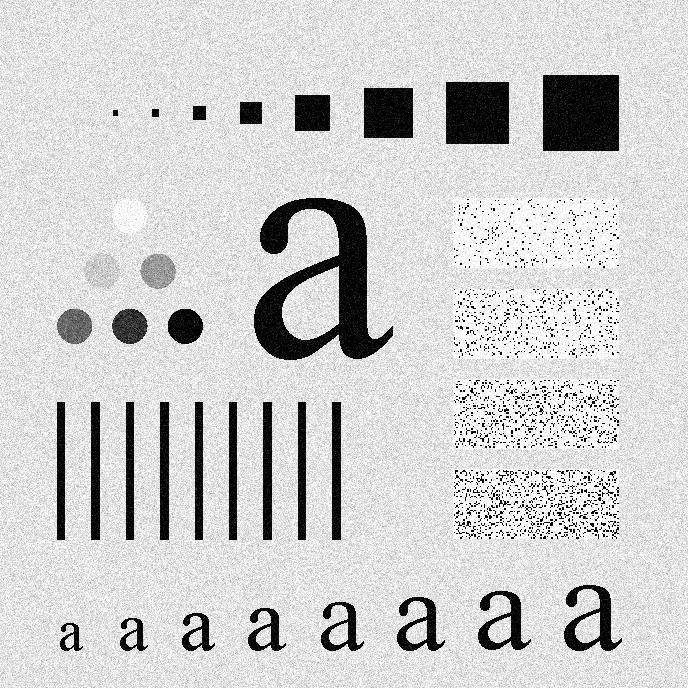
#> input picture Assignment_3/manogna_sreenivas/Data/images/noisy.tif, 688 x 688 px; the run also reads 1 picture not shown here
$ python Wrapper.py
#> lines starting #> are read from the running program, lines starting #| are printed output that depends on the picture
#> in problem1, im_noisy is the input picture: shape (688, 688); min 0, max 255, mean 206.7
### Assignment_3/manogna_sreenivas/src/manogna_sreenivas/helper.py
import numpy as np


def get_padded_image(bin_image: np.ndarray, kernel: int) -> np.ndarray:
#> called with kernel = 5
    h, w = bin_image.shape
#> h = 688; w = 688
    pad = int(kernel / 2)
    padded_im = np.ones((h + kernel - 1, w + kernel - 1))
    padded_im[pad:pad + h, pad:pad + w] = bin_image
    # pad rows at the top and bottom
    padded_im[:pad] = padded_im[pad]
    padded_im[-pad:] = padded_im[-pad - 1]
    # pad columns at the left and right end
    padded_im[:, :pad] = np.expand_dims(padded_im[:, pad], 1)
    padded_im[:, -pad:] = np.expand_dims(padded_im[:, -pad - 1], 1)
    return padded_im


def get_distance_matrix(im_size):
    h, w = im_size
    indices = np.indices(im_size)
    D = np.sqrt((indices[0] - h / 2) ** 2 + (indices[1] - w / 2) ** 2)
    return D


def freq_filter(image, H):  #Filtering in frequency domain
    f_image = np.fft.fft2(image)                    #get fft of image
    f_centered = np.fft.fftshift(f_image)           #shift dc value to center
    f_inv_center = np.fft.ifftshift(f_centered * H) #filter and shift back dc value to 0
    im_filtered = np.fft.ifft2(f_inv_center)        #take inverse fft
    im_filtered = np.real(im_filtered)
    return im_filtered


def min_mse(g, h):
    K = np.sum(h * g) / np.sum(h * h)
    return [K, h * K]

### Assignment_3/manogna_sreenivas/src/manogna_sreenivas/AllFunctions.py
# This file should contain all the functions required by Wrapper.py

import numpy as np
import skimage
from skimage.filters import rank
from skimage.util import img_as_float

from manogna_sreenivas.helper import get_padded_image, get_distance_matrix, freq_filter


def average_filter(image: np.ndarray, kernel: int) -> np.ndarray:
    padded_im = get_padded_image(image, kernel)
    sum_image=np.zeros(image.shape)
    h,w=image.shape
#> h = 688; w = 688
    for k_h in range(kernel):
        for k_w in range(kernel):
            sum_image += padded_im[k_h:k_h + h, k_w:k_w + w]
    avg_image = sum_image/(kernel**2)
    return np.uint8(avg_image)


def highboost_filter(image: np.ndarray, k: float) -> np.ndarray:
    image = img_as_float(image)
    im_blur = skimage.filters.gaussian(image, sigma=3)
    im_filtered = (1 + k) * image - k * im_blur
    im_filtered = np.clip(im_filtered, 0, 1)
    return im_filtered


def get_sinusoidal_image(size: tuple, freq: tuple):
    indices = np.indices(size)
    M, N = size
    u_0, v_0 = freq
    theta = 2 * np.pi * ((u_0 * indices[0]) / M + (v_0 * indices[1]) / N)
    im_sine = np.sin(theta)
    return im_sine


def freq_domain_filter(image: np.ndarray, type='Gaussian', D0=100) -> np.ndarray:
    im_size = image.shape
    D = get_distance_matrix(im_size)

    # Get filter coefficients H(u,v)
    H = np.zeros(im_size)
    if type == 'Ideal_lowpass':
        H[np.where(D <= D0)] = 1
    elif type == 'Gaussian':
        H = np.exp(-1 * (D ** 2) / (2 * (D0 ** 2)))

    # Get image after filtering in frequency domain
    im_filtered = freq_filter(image, H)
    im_filtered = np.clip(im_filtered, 0, 255)
    return im_filtered


def homomorphic_filter(image: np.ndarray, param=[2, 0.5, 50]) -> np.ndarray:
    D = get_distance_matrix(image.shape)

    # Get filter coefficients H(u,v)
    gH, gL, D0 = param
    H = (gH - gL) * (1 - np.exp(-1 * (D ** 2) / (2 * (D0 ** 2)))) + gL

    # Transform image to log domain
    image = np.array(image, dtype='float')
    log_image = np.log(image + 1)

    # Get image after filtering in frequency domain
    filtered_im = freq_filter(log_image, H)

    # Get actual pixel values from log domain using exp
    filtered_im = np.exp(filtered_im)
    filtered_im = (filtered_im - np.min(filtered_im)) / (np.max(filtered_im) - np.min(filtered_im)) * 255
    return filtered_im

### Assignment_3/manogna_sreenivas/src/Wrapper.py
# Wrapper file to test all functions
from pathlib import Path

import numpy as np
import skimage.io
from matplotlib import pyplot as plt
from skimage import img_as_float
from skimage.filters import rank
from skimage.morphology import square

from manogna_sreenivas.AllFunctions import average_filter, highboost_filter, get_sinusoidal_image, \
    freq_domain_filter, homomorphic_filter
from manogna_sreenivas.helper import min_mse

noisy_path = Path('../Data/images/noisy.tif')
characters_path = Path('../Data/images/characters.tif')
pet_path = Path('../Data/images/PET_image.tif')


def problem1():
    im_noisy = skimage.io.imread(noisy_path)

    # Square average filtering using mask size 5, 10, 15
    filtered_5 = average_filter(im_noisy, 5)
    filtered_10 = average_filter(im_noisy, 10)
    filtered_15 = average_filter(im_noisy, 15)
#> call 3 of average_filter, with kernel = 15
#> after the loop in average_filter (call 3), `for k_h in range(kernel):`:
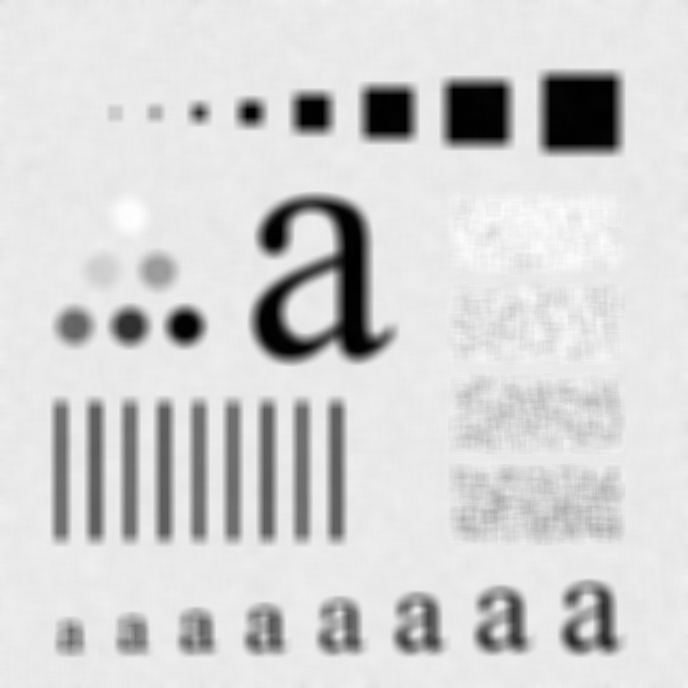
#> sum_image: shape (688, 688) float64; min 1304, max 55796, mean 46510.6; drawn with min black and max white

    plt.subplot(121, title='Original image')
    plt.imshow(im_noisy, cmap='gray', vmin=0, vmax=255, interpolation=None)
    plt.subplot(122, title='5x5 Mask')
    plt.imshow(filtered_5, cmap='gray', vmin=0, vmax=255, interpolation=None)
    plt.show()

    plt.subplot(121, title='10x10 Mask')
    plt.imshow(filtered_10, cmap='gray', vmin=0, vmax=255, interpolation=None)
    plt.subplot(122, title='15x15 Mask')
    plt.imshow(filtered_15, cmap='gray', vmin=0, vmax=255, interpolation=None)
    plt.show()

    im_characters = skimage.io.imread(characters_path)
    im_characters = img_as_float(im_characters)

    # Sweep over (0,2) to get best K for highboost filtering
    K = np.arange(0, 2, 0.1)
    mse = np.zeros(K.shape)
    image = filtered_5
    for i in range(K.shape[0]):
        im_highboost = highboost_filter(image, k=K[i])
        mse[i] = np.sum((im_highboost - im_characters) ** 2)
#> after the loop, mse = 20 values, max 6898.1 at index 0, min 6500.9 at index 9, mean 6619.6

    mse = mse / (image.shape[0] * image.shape[1])
#> mse = 20 values, max 0.0146 at index 0, min 0.0137 at index 9, mean 0.014
    K_best = K[np.argmin(mse)]
#> K_best = 0.9
    im_highboost = highboost_filter(image, k=K_best)

    print(f'Best K obtained for high boost filtering is {K_best}')
#| Best K obtained for high boost filtering is 0.9

    # Plot ref and output images, MSE vs K
    plt.subplot(131, title='Input denoised image')
    plt.imshow(img_as_float(image), cmap='gray', vmin=0, vmax=1, interpolation=None)
    plt.subplot(132, title=f'Highboost filtered image K = {K_best}')
    plt.imshow(im_highboost, cmap='gray', vmin=0, vmax=1, interpolation=None)
    plt.subplot(133, title='Reference image')
    plt.imshow(im_characters, cmap='gray', vmin=0, vmax=1, interpolation=None)

    plt.show()
    plt.plot(K, mse)
    plt.title('% MSE Vs K')
    plt.show()
#> figure, not shown here; curve peaks at x = 0, y = 0.0146

    return


def problem2():
    im_sine = get_sinusoidal_image((1001, 1001), (100, 200))

    # Perform fft and get magnitude frequency spectrum
    dft = np.fft.fft2(im_sine)
    dft_shift = np.fft.fftshift(dft)

    # Apply log and normalize to visualize fft
    mag_spectrum = np.log(1 + np.abs(dft_shift))
    print(f'Peaks in magnitude fourier spectrum are at {np.where(mag_spectrum == np.max(mag_spectrum))}')
    M = np.max(mag_spectrum)
    m = np.min(mag_spectrum)
    mag_spectrum = 255 / (M - m) * (mag_spectrum - m)
    mag_spectrum = np.array(mag_spectrum, dtype=np.uint8)

    # Plot sinusoidal image and its fft
    plt.subplot(121, title=f'Sinusoidal image (u,v) = {100, 200}')
    plt.imshow(im_sine, cmap='gray', interpolation=None)
    plt.subplot(122, title='Magnitude spectrum')
    plt.imshow(mag_spectrum, cmap='gray', interpolation=None)
    plt.show()
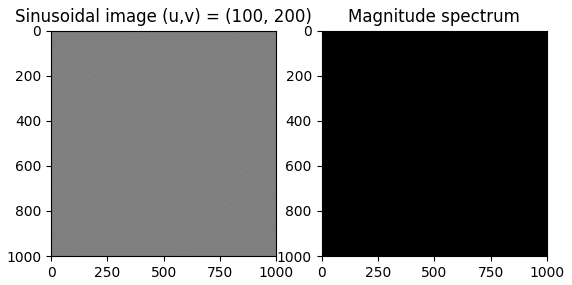
#> figure drawn by matplotlib, 2 panels

    # Filtering in frequency domain
    im_characters = skimage.io.imread(characters_path)
    ilpf_characters = freq_domain_filter(im_characters, type='Ideal_lowpass')
#> in freq_filter, `im_filtered = np.real(im_filtered)`:
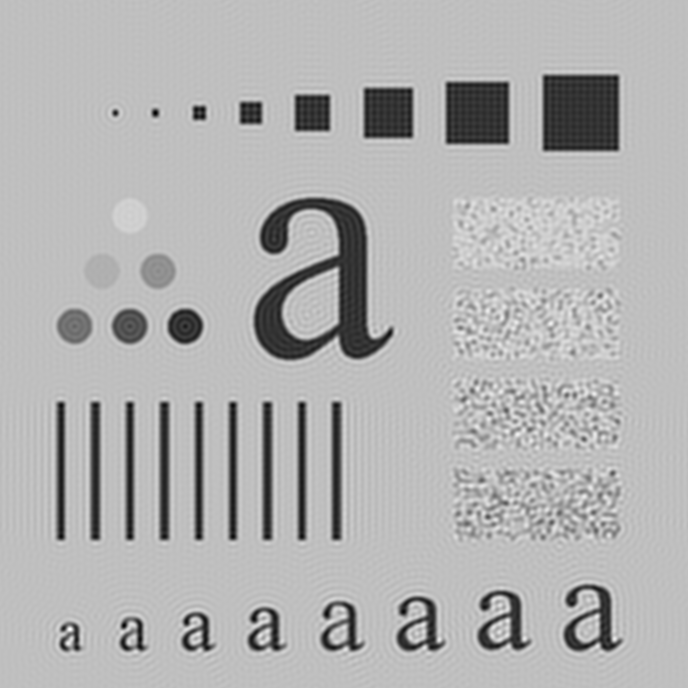
#> im_filtered: shape (688, 688) float64; min -83.33, max 332.8, mean 207.3; drawn with min black and max white
    gaussian_characters = freq_domain_filter(im_characters, type='Gaussian')
    plt.subplot(121, title='Ideal low pass filter')
    plt.imshow(ilpf_characters, cmap='gray', vmin=0, vmax=255, interpolation=None)
    plt.subplot(122, title='Gaussian low pass filter')
    plt.imshow(gaussian_characters, cmap='gray', vmin=0, vmax=255, interpolation=None)
    plt.show()
    return


def problem3():
    im_pet = skimage.io.imread(pet_path)
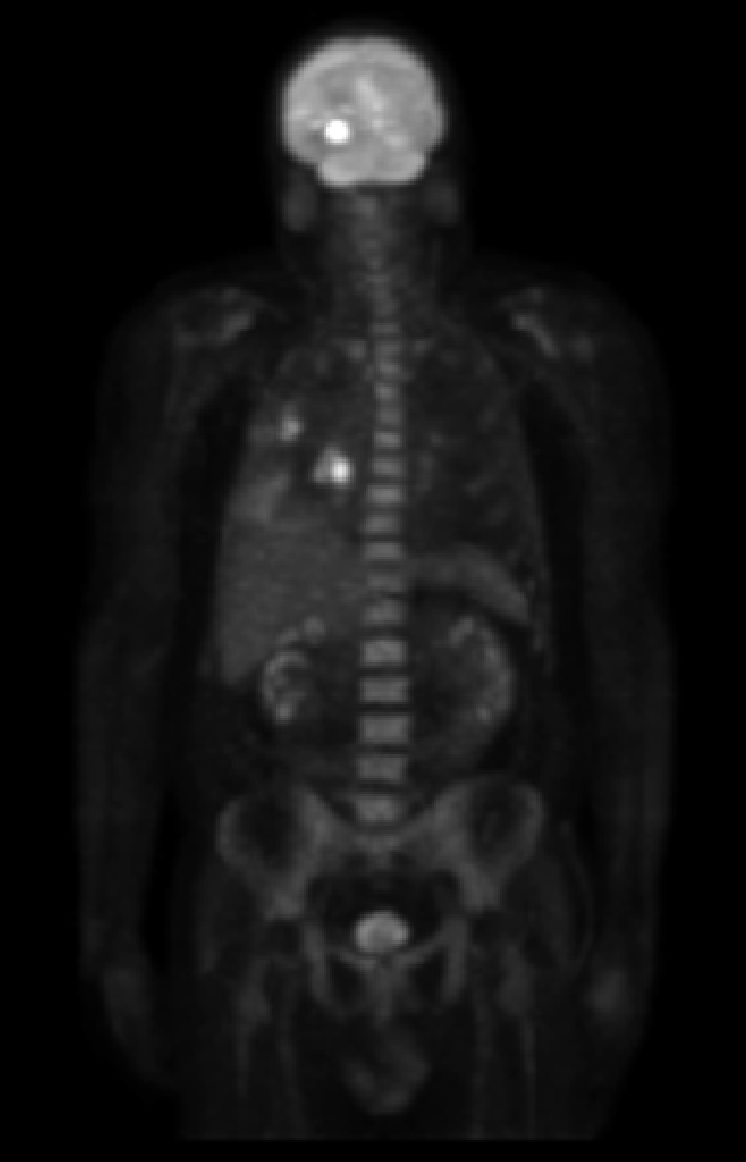
#> input picture Assignment_3/manogna_sreenivas/Data/images/PET_image.tif, 746 x 1162 px
#> im_pet is the input picture: shape (1162, 746); min 0, max 255, mean 19.4
    param = [2, 0.5, 25]  # param = [gH,gL,D0]
    im_pet_filtered1 = homomorphic_filter(im_pet, param=param)
#> in homomorphic_filter, `log_image = np.log(image + 1)`:
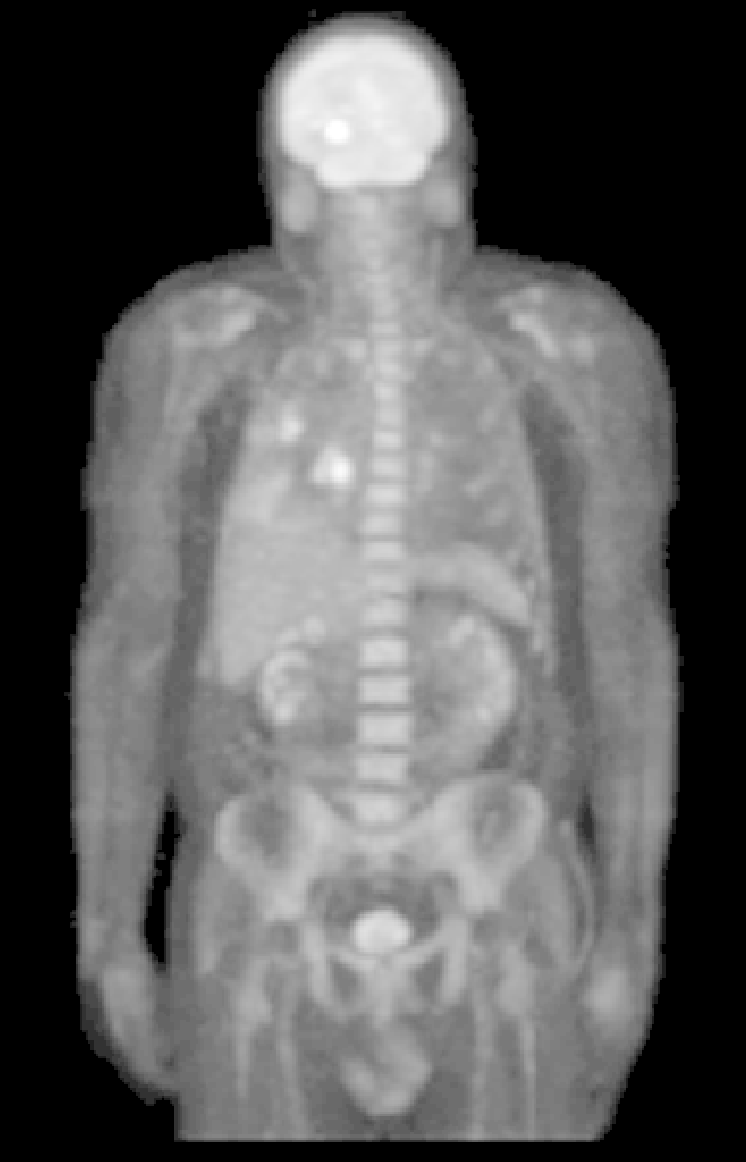
#> log_image: shape (1162, 746) float64; min 0, max 5.55, mean 2; drawn with min black and max white
#> in freq_filter (call 3), `im_filtered = np.real(im_filtered)`:
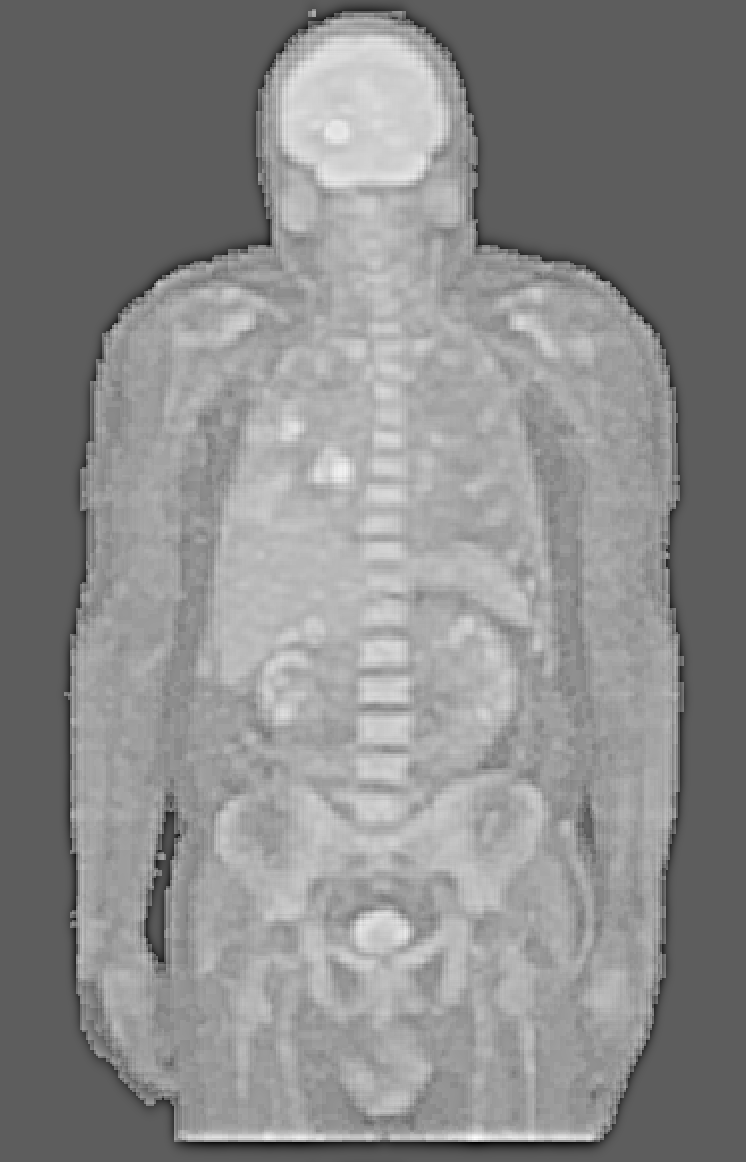
#> im_filtered: shape (1162, 746) float64; min -2.08, max 3.58, mean 0.998; drawn with min black and max white
#> in homomorphic_filter, `filtered_im = np.exp(filtered_im)`:
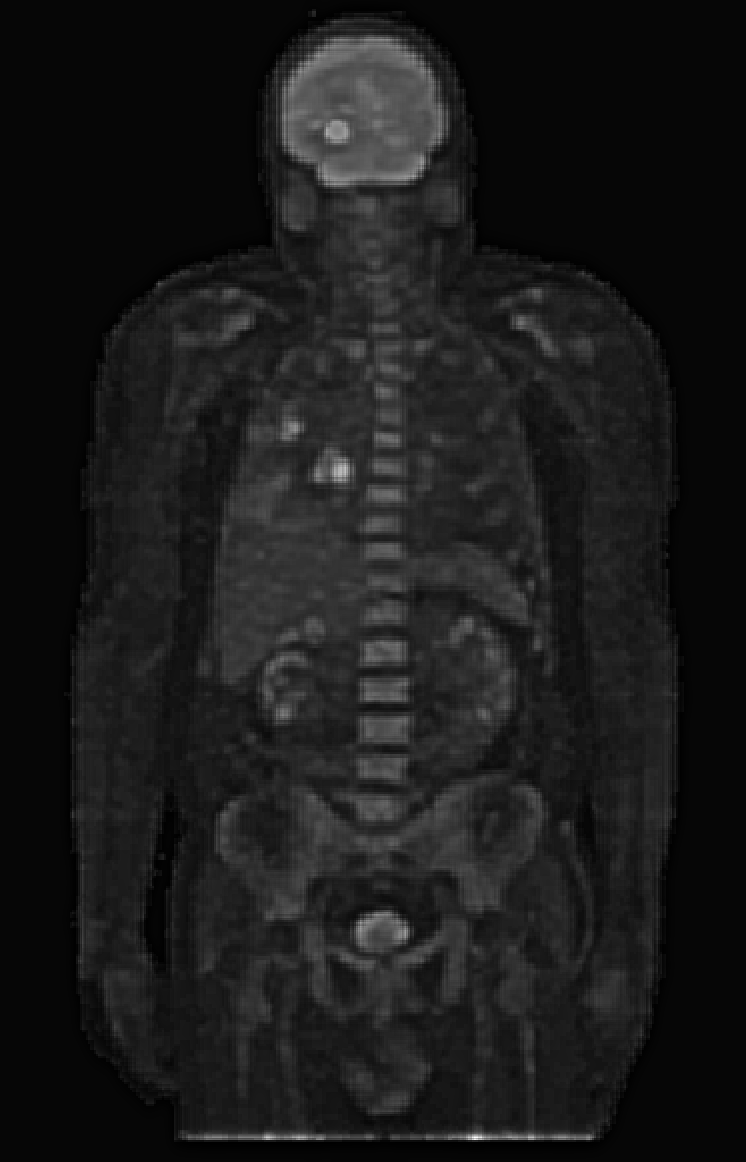
#> filtered_im: shape (1162, 746) float64; min 0.125, max 35.75, mean 3.8; drawn with min black and max white
    plt.subplot(121, title='Input image')
    plt.imshow(im_pet, cmap='gray', vmin=0, vmax=255, interpolation=None)
    plt.subplot(122, title=f'Homomorphic filtered image\n [gH,gL,D0] ={param}')
    plt.imshow(im_pet_filtered1, cmap='gray', vmin=0, vmax=255, interpolation=None)
    plt.show()
    return


def problem4():
    # Given Spatial discrete laplacian filters
    g1 = np.array([[0, 0, 1, 0, 0], [0, 1, 2, 1, 0], [1, 2, -16, 2, 1], [0, 1, 2, 1, 0], [0, 0, 1, 0, 0]])
    g2 = np.array([[1, 1, 1, 1, 1], [1, 1, 1, 1, 1], [1, 1, -24, 1, 1], [1, 1, 1, 1, 1], [1, 1, 1, 1, 1]])

    # Given Laplacian in frequency domain H(u,v)
    indices = np.indices((5, 5)) - 2
    H = indices[0] ** 2 + indices[1] ** 2

    # Get spatial representation of H(u,v) by getting dft and centering it
    h = np.fft.fftshift(np.fft.ifft2(np.fft.ifftshift(H)))
    h = h.real  # h(m,n) for -2 <= m<= 2, -2 <= n <= 2

    #Get K that minimizes total mean squared error between g(m,n) and k*h(m,n)
    K1, H1 = min_mse(g1, h)
    K2, H2 = min_mse(g2, h)

    print(f'Best k for (4a): {K1}')
    print(f'h(m,n) = {H1}')
    print(f'Best k for (4a): {K2}')
    print(f'h(m,n) = {H2}')
    return


def main():
    problem1()
    problem2()
    problem3()
    problem4()
    return


if __name__ == '__main__':
    main()
